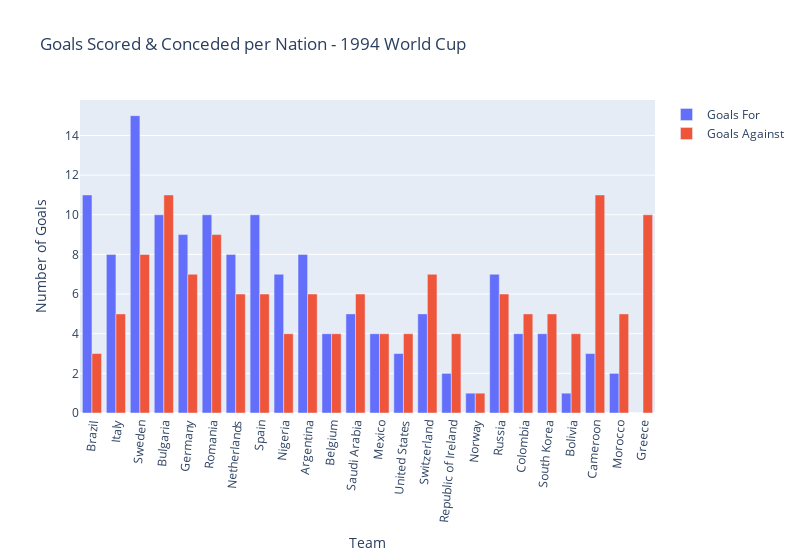

The notebook cell saved with this chart:
### Code cell
config = dict({'scrollZoom': True})
fig8 = px.bar(fifa_world_cup_1994_data, x="Team", y=["Goals For", "Goals Against"], title="Goals Scored & Conceded per Nation - 1994 World Cup", barmode="group", labels={"Team":"Team", "value":"Number of Goals", "variable":""}, width=800)
fig8.update_xaxes(tickangle=-85)
fig8.show("svg")

### Figure 1 — Plotly figure (JSON) as saved in the notebook; plotly's stock layout.template omitted (floating-point values rounded to 4 significant figures)
{"data": [{"alignmentgroup": "True", "hovertemplate": "=Goals For<br>Team=%{x}<br>Number of Goals=%{y}<extra></extra>", "legendgroup": "Goals For", "marker": {"color": "#636efa", "pattern": {"shape": ""}}, "name": "Goals For", "offsetgroup": "Goals For", "orientation": "v", "showlegend": true, "textposition": "auto", "type": "bar", "x": ["Brazil", "Italy", "Sweden", "Bulgaria", "Germany", "Romania", "Netherlands", "Spain", "Nigeria", "Argentina", "Belgium", "Saudi Arabia", "Mexico", "United States", "Switzerland", "Republic of Ireland", "Norway", "Russia", "Colombia", "South Korea", "Bolivia", "Cameroon", "Morocco", "Greece"], "xaxis": "x", "y": [11, 8, 15, 10, 9, 10, 8, 10, 7, 8, 4, 5, 4, 3, 5, 2, 1, 7, 4, 4, 1, 3, 2, 0], "yaxis": "y"}, {"alignmentgroup": "True", "hovertemplate": "=Goals Against<br>Team=%{x}<br>Number of Goals=%{y}<extra></extra>", "legendgroup": "Goals Against", "marker": {"color": "#EF553B", "pattern": {"shape": ""}}, "name": "Goals Against", "offsetgroup": "Goals Against", "orientation": "v", "showlegend": true, "textposition": "auto", "type": "bar", "x": ["Brazil", "Italy", "Sweden", "Bulgaria", "Germany", "Romania", "Netherlands", "Spain", "Nigeria", "Argentina", "Belgium", "Saudi Arabia", "Mexico", "United States", "Switzerland", "Republic of Ireland", "Norway", "Russia", "Colombia", "South Korea", "Bolivia", "Cameroon", "Morocco", "Greece"], "xaxis": "x", "y": [3, 5, 8, 11, 7, 9, 6, 6, 4, 6, 4, 6, 4, 4, 7, 4, 1, 6, 5, 5, 4, 11, 5, 10], "yaxis": "y"}], "layout": {"barmode": "group", "legend": {"title": {"text": ""}, "tracegroupgap": 0}, "title": {"text": "Goals Scored & Conceded per Nation - 1994 World Cup"}, "width": 800, "xaxis": {"anchor": "y", "domain": [0, 1], "tickangle": -85, "title": {"text": "Team"}}, "yaxis": {"anchor": "x", "domain": [0, 1], "title": {"text": "Number of Goals"}}}}
